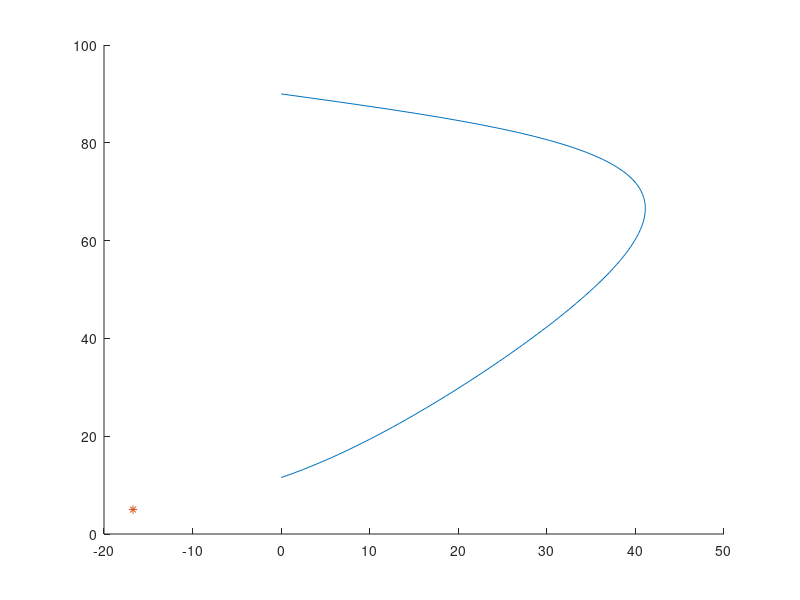

Source code (MATLAB): (Note: this script raises an error after producing the figure.)
clc,clear

%Defining Constants
gamma=1.4;

%User Inputs
M1=input('Enter Mach Number: ');
sigma=input('Enter Shock Angle: ');
sc=input('Enter s for strong or w for weak: ','s');
d=input('Enter Turning Angle in degrees: ');
delta1=atand(2*cotd(sigma).*(M1^2*sind(sigma).^2-1)./(M1^2*(1.4+cosd(2.*sigma))+2));
sigma1=sigma;
%Define Variables
sigma=linspace(asind(1/M1),90,100);

%Begin Calculations
delta=atand(2*cotd(sigma).*(M1^2*sind(sigma).^2-1)./(M1^2*(1.4+cosd(2.*sigma))+2));
%Plotting the Delta
hold on
plot(delta,sigma)
plot(delta1,sigma1,'*')

%Begin Newton's Method
ittera_max=1000;
if sc=='s'
    sigma=pi/2;    
elseif sc=='w'
    sigma=asind(1/M1)*pi()/180;
else
    fprintf('Non-Valid Shock Solution \n')
end
boolean=1;
conv=1e-15;
i=0;
F=d*pi()/180;
while boolean==1 && i<=ittera_max
    i=i+1;
    fval=atan(2*cot(sigma).*(M1^2*sin(sigma).^2-1)./(M1^2*(1.4+cos(2.*sigma))+2))-F;
    syms x
    f=(atan(2*cot(x).*(M1^2*sin(x).^2-1)./(M1^2*(1.4+cos(2.*x))+2)));
    df=vpa(subs(diff(f),x,sigma));
    df=double(df);
    x_new=sigma-fval/df;
    error(1,i)=abs(x_new-sigma);
    if (error(1,i)>=conv)
        boolean=1;
    else
        boolean=0;
    end
    sigma=x_new;
end

%Plotting in Degrees
sigma=sigma*180/pi;
plot(d,sigma,'*')
hold off